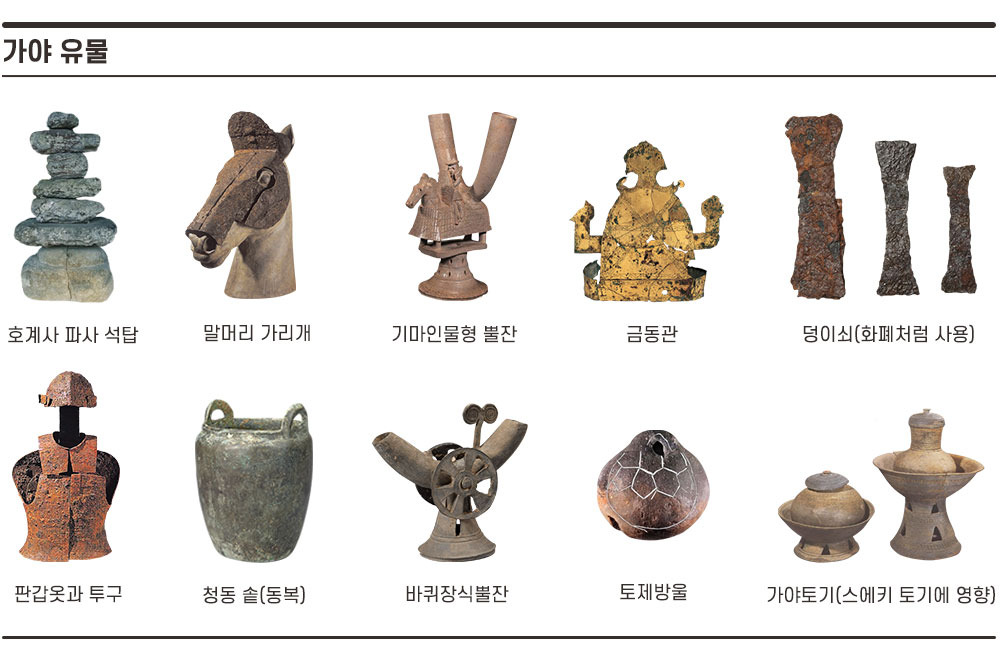
#> input picture source_images/가야.jfif, 1000 x 666 px; its folder holds only this picture in this run
$ python crop.py
#> lines starting #> are read from the running program, lines starting #| are printed output that depends on the picture; after the words box and inside, x2 and y2 are one past the last pixel; in counts of white or black regions, pixels touching at a corner belong together
import cv2
import os
from pathlib import Path
import numpy as np
from PIL import Image

class ImageCropper:
    def __init__(self, input_folder='input', output_folder='output'):
        self.input_folder = input_folder
        self.output_folder = output_folder
        self.current_image = None
        self.original_image = None
        self.display_image = None
        self.image_name = ""
        self.crop_index = 0

        # 뷰포트 관련 변수
        self.zoom_level = 1.0
        self.offset_x = 0
        self.offset_y = 0
        self.pan_start = None
        self.is_panning = False

        # 크롭 관련 변수
        self.drawing = False
        self.start_point = None
        self.end_point = None

        # 화면 크기
        self.screen_width = 1200
        self.screen_height = 800

        # 지원하는 이미지 확장자
        self.image_extensions = ['.jpg', '.jpeg', '.png', '.bmp', '.tiff', '.jfif']

    def get_image_files(self):
        """input 폴더에서 이미지 파일 목록 가져오기"""
        image_files = []
        input_path = Path(self.input_folder)

        if not input_path.exists():
            print(f"'{self.input_folder}' 폴더가 없습니다. 폴더를 생성합니다.")
            input_path.mkdir(parents=True)
            return image_files

        for file in input_path.iterdir():
            if file.suffix.lower() in self.image_extensions:
                image_files.append(file)

        return sorted(image_files)

    def load_image(self, image_path):
        """이미지 로드 (jfif 파일 지원)"""
        try:
            # PIL로 이미지 열기
            pil_image = Image.open(str(image_path))

            # RGB로 변환 (RGBA나 다른 모드 처리)
            if pil_image.mode != 'RGB':
                pil_image = pil_image.convert('RGB')

            # numpy 배열로 변환
            img_array = np.array(pil_image)

            # RGB에서 BGR로 변환 (OpenCV 형식)
            img_bgr = cv2.cvtColor(img_array, cv2.COLOR_RGB2BGR)

            return img_bgr
        except Exception as e:
            print(f"이미지 로드 실패: {e}")
            return None

    def reset_view(self):
        """뷰 초기화"""
        if self.original_image is not None:
            h, w = self.original_image.shape[:2]

            # 화면에 맞게 초기 줌 레벨 설정
            zoom_w = self.screen_width / w
            zoom_h = self.screen_height / h
            self.zoom_level = min(zoom_w, zoom_h, 1.0)  # 최대 100%

            self.offset_x = 0
            self.offset_y = 0

    def get_display_image(self):
        """현재 뷰포트에 맞는 이미지 생성"""
        if self.current_image is None:
            return None

        h, w = self.current_image.shape[:2]

        # 줌 적용
        new_w = int(w * self.zoom_level)
        new_h = int(h * self.zoom_level)

        if new_w <= 0 or new_h <= 0:
            return self.current_image

        zoomed = cv2.resize(self.current_image, (new_w, new_h))

        # 오프셋 범위 제한
        max_offset_x = max(0, new_w - self.screen_width)
        max_offset_y = max(0, new_h - self.screen_height)
        self.offset_x = max(0, min(self.offset_x, max_offset_x))
        self.offset_y = max(0, min(self.offset_y, max_offset_y))

        # 뷰포트 크롭
        x1 = self.offset_x
        y1 = self.offset_y
        x2 = min(x1 + self.screen_width, new_w)
        y2 = min(y1 + self.screen_height, new_h)

        display = zoomed[y1:y2, x1:x2]

        # 화면 크기에 맞게 패딩
        if display.shape[0] < self.screen_height or display.shape[1] < self.screen_width:
            canvas = np.zeros((self.screen_height, self.screen_width, 3), dtype=np.uint8)
            canvas[:display.shape[0], :display.shape[1]] = display
            display = canvas

        return display

    # [117 lines left out: functions screen_to_image_coords, mouse_callback, crop_and_save, not called in this run]

    def draw_info(self, img):
        """화면에 정보 표시"""
        info_img = img.copy()

        # 반투명 배경
        overlay = info_img.copy()
        cv2.rectangle(overlay, (10, 10), (400, 120), (0, 0, 0), -1)
        cv2.addWeighted(overlay, 0.7, info_img, 0.3, 0, info_img)

        # 정보 텍스트
        font = cv2.FONT_HERSHEY_SIMPLEX
        cv2.putText(info_img, f"Zoom: {self.zoom_level:.1f}x", (20, 35), font, 0.6, (255, 255, 255), 1)
        cv2.putText(info_img, f"Crops: {self.crop_index}", (20, 60), font, 0.6, (255, 255, 255), 1)
        cv2.putText(info_img, "Left Click: Crop", (20, 85), font, 0.5, (0, 255, 0), 1)
        cv2.putText(info_img, "Right Drag: Pan | Wheel: Zoom", (20, 105), font, 0.5, (0, 255, 255), 1)

        return info_img

    def process_image(self, image_path):
        """이미지 처리"""
        self.original_image = self.load_image(image_path)

        if self.original_image is None:
            print(f"⚠ 이미지를 불러올 수 없습니다: {image_path}")
            return False

        self.current_image = self.original_image.copy()
        self.image_name = image_path.stem
        self.crop_index = 0

        # 뷰 초기화
        self.reset_view()

        h, w = self.original_image.shape[:2]
        print(f"\n{'='*60}")
        print(f"📷 현재 이미지: {image_path.name}")
        print(f"   크기: {w}x{h} | 초기 줌: {self.zoom_level:.1%}")
        print(f"{'='*60}")
        print("🖱️  좌클릭 드래그: 영역 선택")
        print("🖱️  우클릭 드래그: 이미지 이동")
        print("🖱️  마우스 휠: 확대/축소")
        print("⌨️  R: 뷰 리셋 | Space: 다음 | ESC: 종료")

        return True

    def run(self):
        """메인 실행"""
        image_path = Path(self.output_folder)
        image_path.mkdir(parents=True, exist_ok=True)

        image_files = self.get_image_files()

        if not image_files:
            print(f"⚠ '{self.input_folder}' 폴더에 이미지 파일이 없습니다.")
            return

        print(f"\n✓ 총 {len(image_files)}개의 이미지를 찾았습니다.")

        cv2.namedWindow('Image Cropper', cv2.WINDOW_NORMAL)
        cv2.resizeWindow('Image Cropper', self.screen_width, self.screen_height)
        cv2.setMouseCallback('Image Cropper', self.mouse_callback)

        current_idx = 0

        while current_idx < len(image_files):
            if not self.process_image(image_files[current_idx]):
                current_idx += 1
                continue

            while True:
                # 디스플레이 이미지 생성
                display = self.get_display_image()
                if display is not None:
                    display = self.draw_info(display)
                    cv2.imshow('Image Cropper', display)

                key = cv2.waitKey(30) & 0xFF

                if key == 27:  # ESC
                    print("\n👋 프로그램 종료")
                    cv2.destroyAllWindows()
                    return

                elif key == 32:  # Space
                    print(f"→ 다음 이미지 (크롭: {self.crop_index}개)")
                    current_idx += 1
                    break

                elif key == ord('r') or key == ord('R'):  # R - 리셋
                    self.reset_view()
                    print("🔄 뷰 리셋")

        print("\n✅ 모든 이미지 처리 완료!")
        cv2.destroyAllWindows()

def main():
    print("=" * 60)
    print("🎨 이미지 크롭 프로그램 v2.0 (팬/줌 기능)")
    print("=" * 60)

    cropper = ImageCropper(input_folder='source_images', output_folder='output')
    cropper.run()
#> in load_image, pil_image is the input picture: PIL image 1000x666 RGB; mean R, G, B 224.2, 220.5, 217.2
#|    크기: 1000x666 | 초기 줌: 100.0%
#> in get_display_image, `canvas[:display.shape[0], :display.shape[1]] = display`:
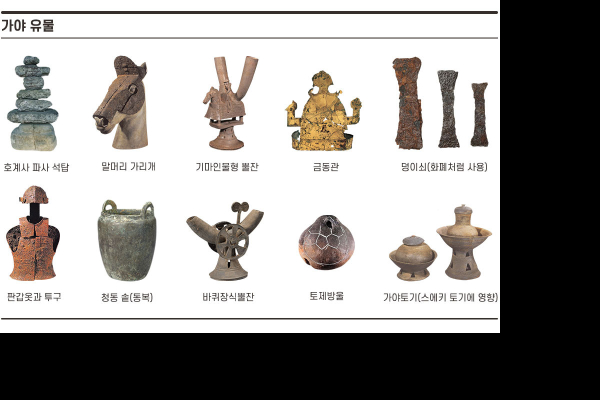
#> canvas: shape (800, 1200, 3) (shown at 1/2 size); mean B, G, R 150.7, 153, 155.5
#> in draw_info, `cv2.rectangle(overlay, (10, 10), (400, 120), (0, 0, 0), -1)`:
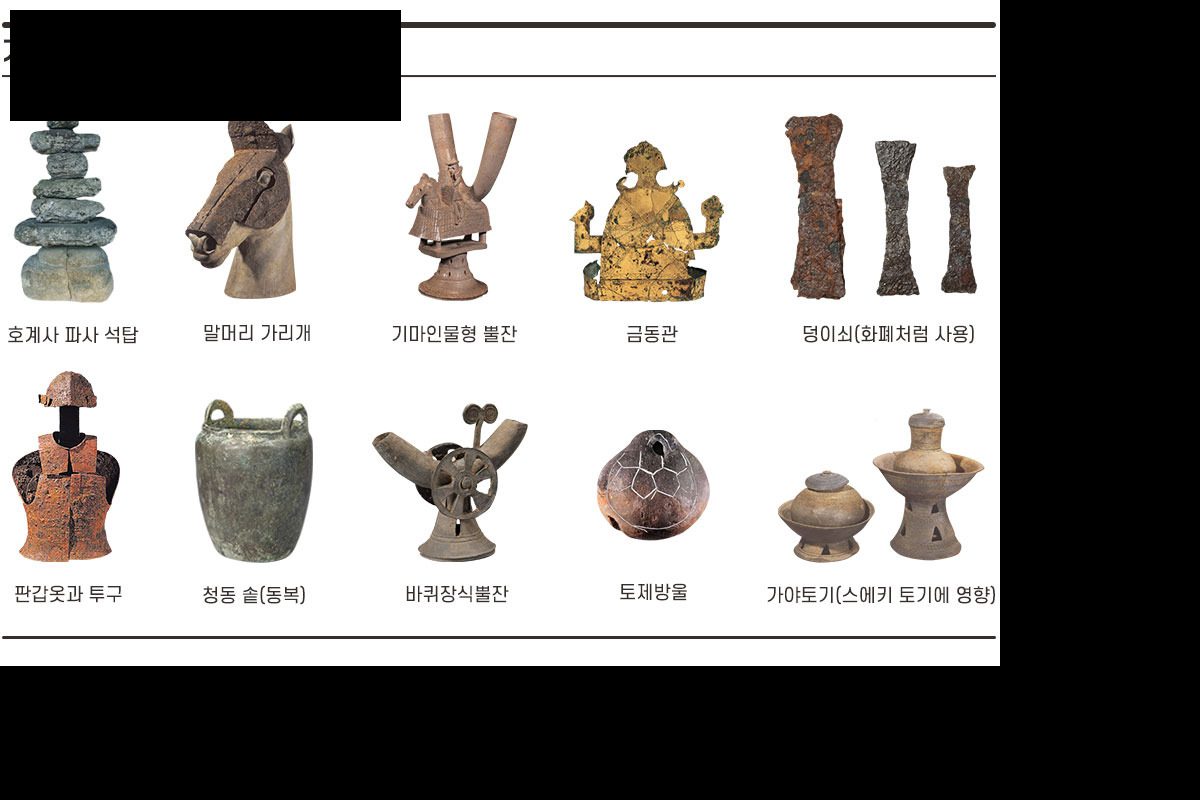
#> overlay: shape (800, 1200, 3); 4.52% of pixels changed, all inside (x1, y1, x2, y2) = (10, 10, 401, 121)
#> in draw_info, `cv2.putText(info_img, "Right Drag: Pan | Wheel: Zoom", (20, 105), font..`:
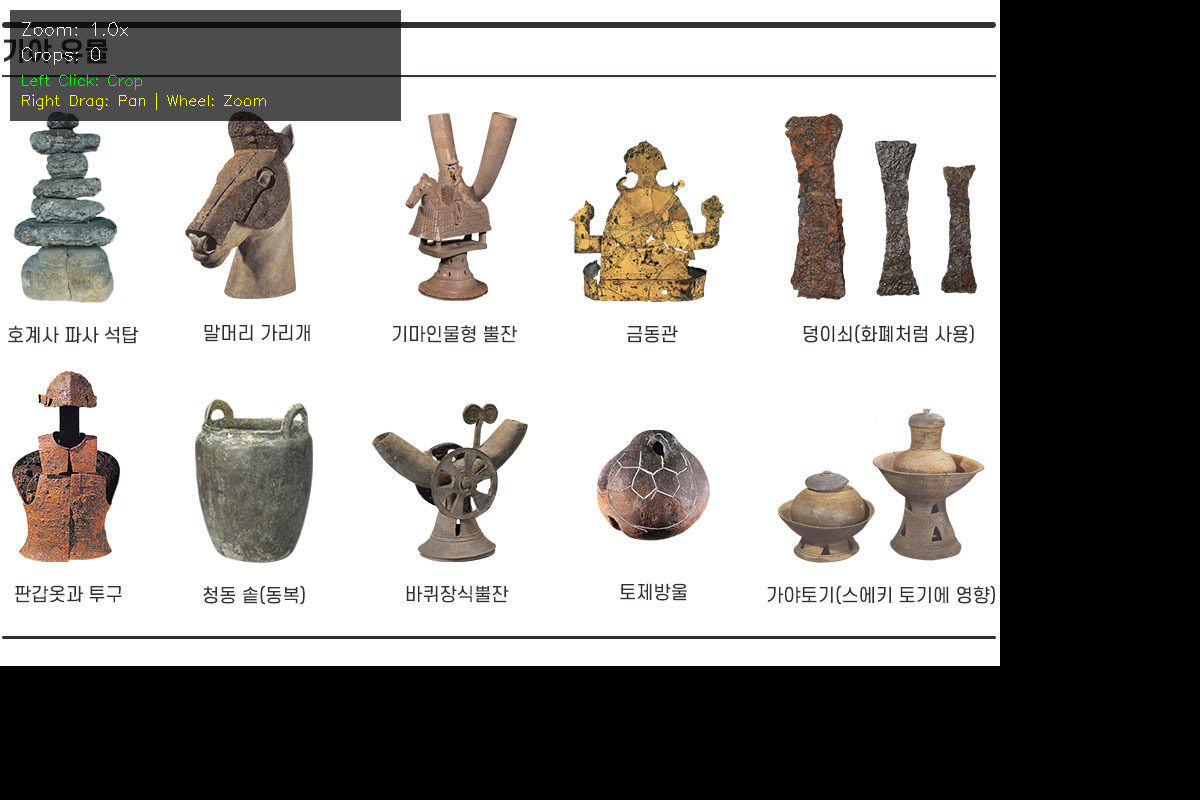
#> info_img: shape (800, 1200, 3); mean B, G, R 143.3, 145.8, 148.3
#> (key Esc is pressed here)

if __name__ == "__main__":
    main()

$ run again, on source_images/무덤.jfif
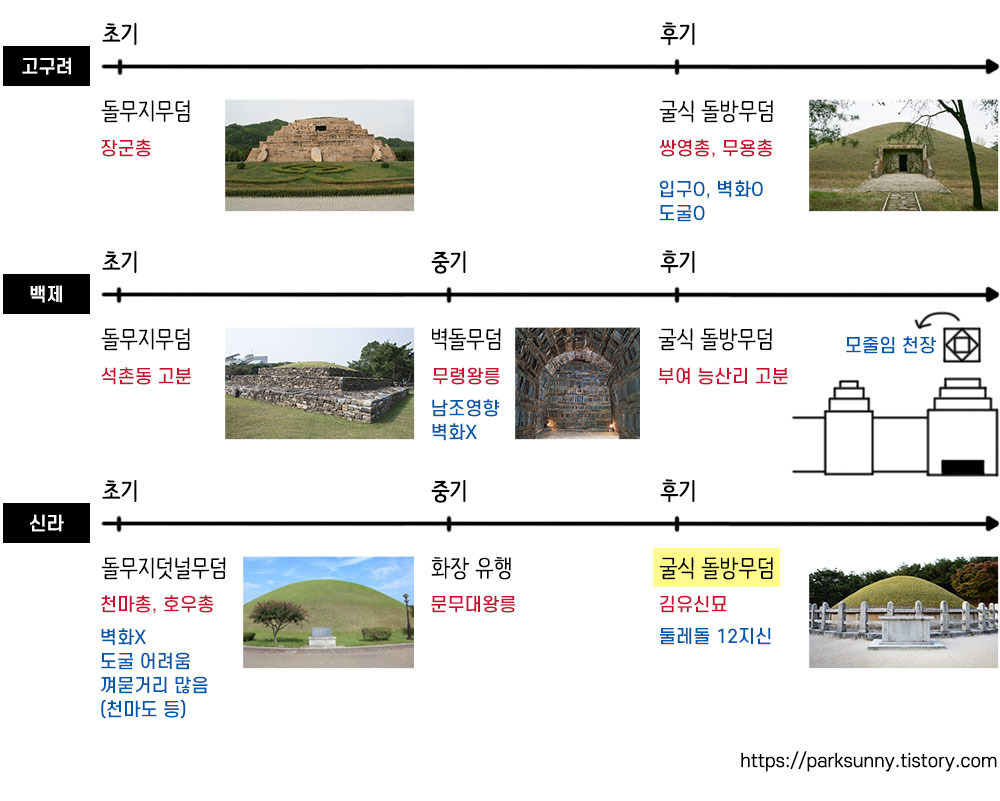
#> input picture source_images/무덤.jfif, 1000 x 801 px
#> in load_image, pil_image is the input picture: PIL image 1000x801 RGB; mean R, G, B 225.8, 225.5, 223.2
#|    크기: 1000x801 | 초기 줌: 99.9%
#> in draw_info, `cv2.rectangle(overlay, (10, 10), (400, 120), (0, 0, 0), -1)`:
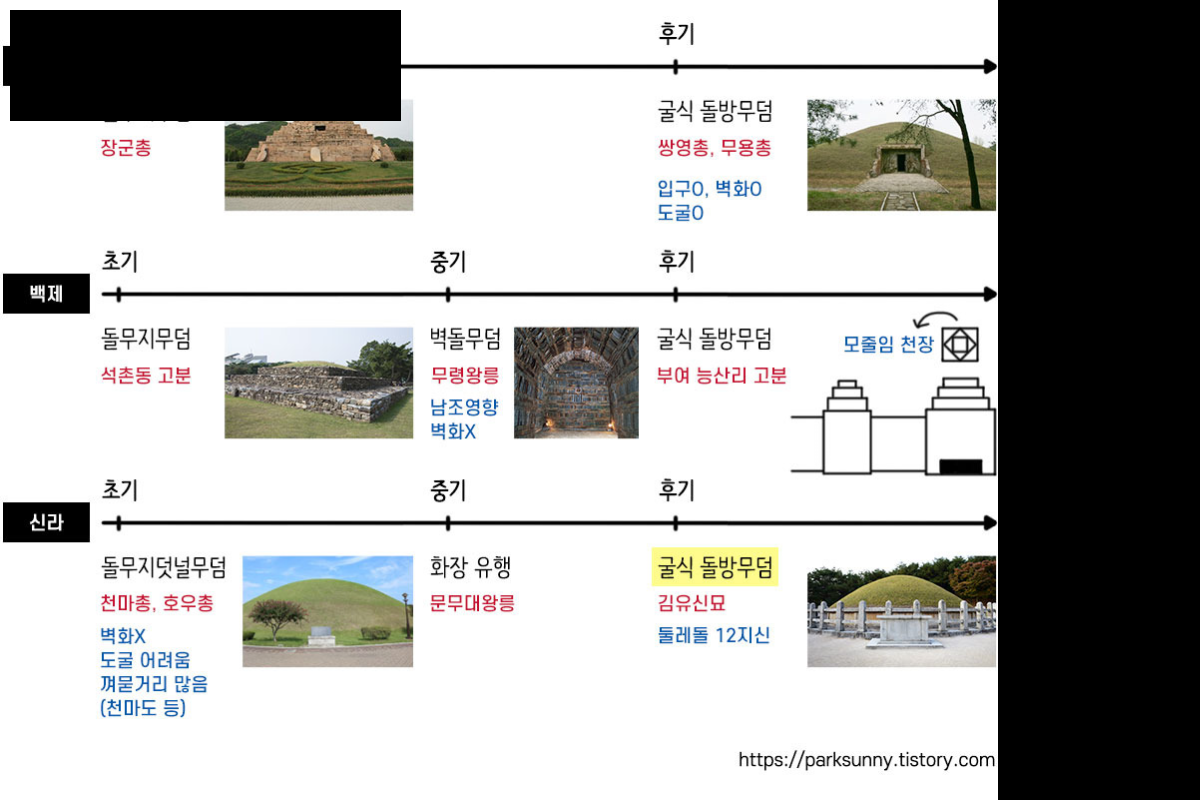
#> overlay: shape (800, 1200, 3); mean B, G, R 175.4, 177.4, 177.6
#> in draw_info, `cv2.putText(info_img, "Right Drag: Pan | Wheel: Zoom", (20, 105), font..`:
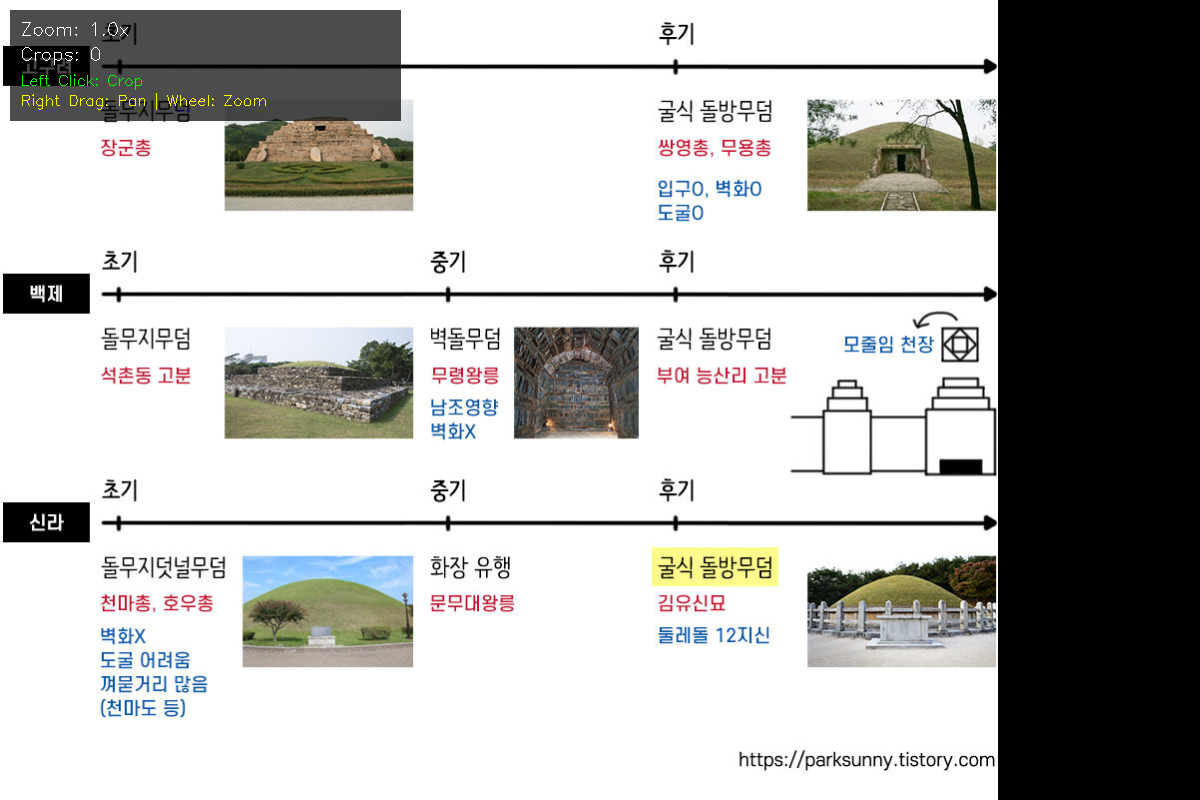
#> info_img: shape (800, 1200, 3); mean B, G, R 178.5, 180.6, 180.8
